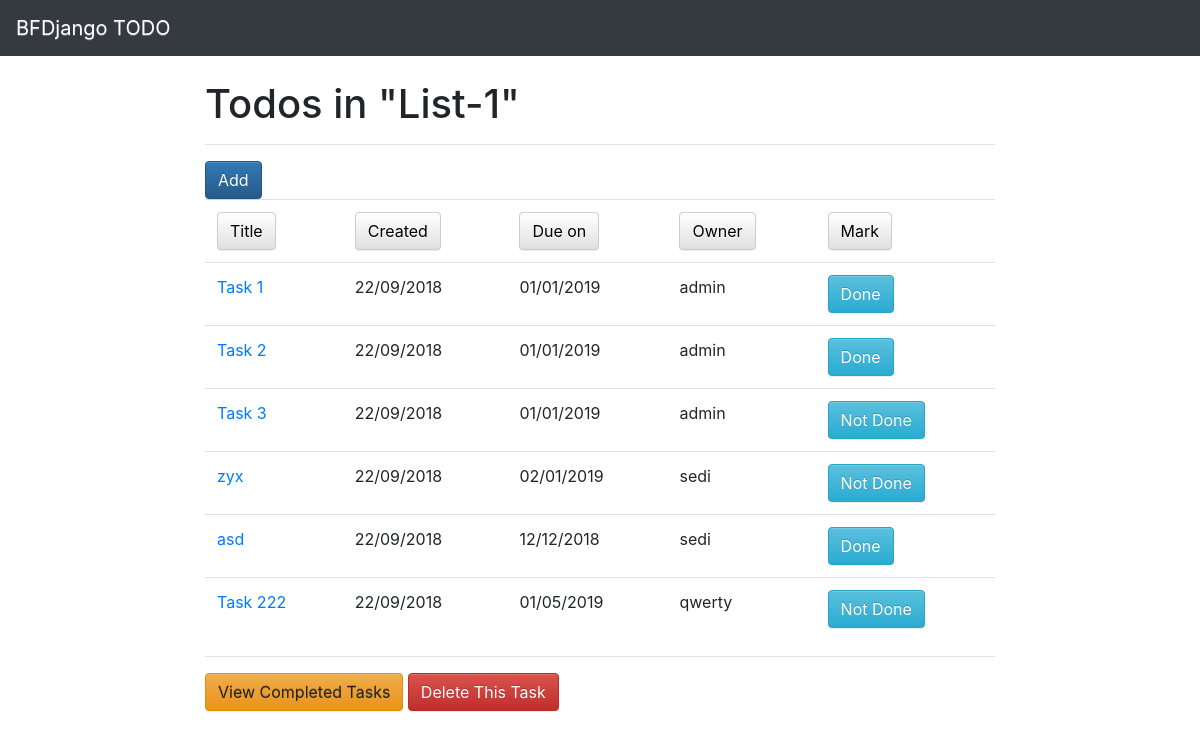
The app's page /main/todos/ with its own data.
### main/models.py (models this page shows, shortened)
class Task(models.Model):
    title = models.CharField("Title", max_length=200)
    created = models.DateTimeField("Created", auto_now_add=True)
    due_on = models.DateTimeField("Due on", auto_now_add=False)
    owner = models.ForeignKey(Owner, on_delete=models.CASCADE)
    mark = models.BooleanField("Mark", default=False)

class Owner(models.Model):
    name = models.CharField("Name", max_length=50)

### main/views.py (the view)
# urls.py: path('todos/', views.todos, name='todos'),
@csrf_exempt
def todos(request):
    tasks = Task.objects.all()
    context = {
        'tasks': tasks
    }
    return render(request, "todos_list.html", context)

### main/templates/todos_list.html (shortened to what this page needs)
{% extends "base.html" %}
{% block body %}
    <h1>Todos in "List-1"</h1>
    <hr>
    <button class="btn btn-primary">Add</button>
    <table class="table">
        <thead>
            <tr>
                <td>
                    <form action="{%url '_filter' 'title' %}" method="post">
                        <input type="submit" value="Title" class="btn btn-default">
                    </form>
                </td>
                <td>
                <form action="{%url '_filter' 'created' %}" method="post">
                        <input type="submit" value="Created" class="btn btn-default">
                </form>
                </td>
                <td>
                     <form action="{%url '_filter' 'due_on' %}" method="post">
                        <input type="submit" value="Due on" class="btn btn-default">
                    </form>
                </td>
                <td>
                    <form action="{%url '_filter' 'owner' %}" method="post">
                        <input type="submit" value="Owner" class="btn btn-default">
                    </form>
                </td>
                <td>
                    <form action="{%url '_filter' 'mark' %}" method="post">
                        <input type="submit" value="Mark" class="btn btn-default">
                    </form>
                </td>
            </tr>
        </thead>
        <tbody class="t_body">
            {% for task in tasks %}
                <tr>
                    <td>
                        <a href="#">{{task.title}}</a>
                    </td>
                    <td>{{task.created|date:"d/m/Y"}}</td>
                    <td>{{task.due_on|date:"d/m/Y"}}</td>
                    <td>{{task.owner.name}}</td>
                    <td>
                        <button class="btn btn-info">
                            {% if task.mark%}
                                Not Done
                            {% else %}
                                Done
                            {% endif %}
                        </button>
                    </td>
                </tr>
            {% endfor %}
        </tbody>
    </table>
    <hr>
    <p>
        <form action="{%url 'completed_todos' %}" method="post">
            <button class="btn btn-warning">View Completed Tasks</button>
            <button class="btn btn-danger">Delete This Task</button>
        </form>
    </p>
{% endblock body %}

### main/templates/base.html (shortened to what this page needs)
{%load static%}
<!DOCTYPE html>
<html lang="en">
<head>
    <link rel="stylesheet" href="https://stackpath.bootstrapcdn.com/bootstrap/4.1.3/css/bootstrap.min.css">
    <link rel="stylesheet" href="https://maxcdn.bootstrapcdn.com/bootstrap/3.3.7/css/bootstrap-theme.min.css">
    <link rel="stylesheet" href="{% static 'css/style.css' %}">
</head>
<body>
    <nav class="navbar navbar-dark bg-dark navbar-fixed-top" role="navigation">
        <a class="navbar-brand" href="#">BFDjango TODO</a>
    </nav>
    <br>
    <div class="row justify-content-center">
        <div class="col-md-8">
            {% block body %}
            {% endblock body %}
        </div>
    </div>
</body>
</html>

### main/static/css/style.css (style rules this page uses)
.navbar { color: whitesmoke; }
.btn-primary { size: 10px 15px }

### records on screen
Task: title "Task 1", created "22/09/2018", due_on "01/01/2019", owner.name "admin", mark "Done"
Task: title "Task 2", created "22/09/2018", due_on "01/01/2019", owner.name "admin", mark "Done"
Task: title "Task 3", created "22/09/2018", due_on "01/01/2019", owner.name "admin", mark "Not Done"
Task: title "zyx", created "22/09/2018", due_on "02/01/2019", owner.name "sedi", mark "Not Done"
Task: title "asd", created "22/09/2018", due_on "12/12/2018", owner.name "sedi", mark "Done"
Task: title "Task 222", created "22/09/2018", due_on "01/05/2019", owner.name "qwerty", mark "Not Done"
